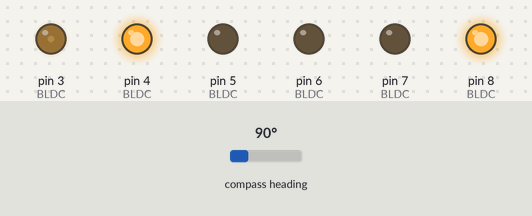
The sketch below on a simulated Arduino Uno, built with avr-gcc and run on an emulated ATmega328P. Shown: output pins drawn as LEDs (lit = HIGH). Wiring (inferred from the names in the program): AS5600 angle sensor at I2C address 0x36. Inputs (shaded band) come from the test bench; at power-on: compass heading 90°. What the sketch prints to the serial monitor is not drawn.

Above: at 1.2 s.
1.3 s: compass heading set to 7°
At 2.0 s:
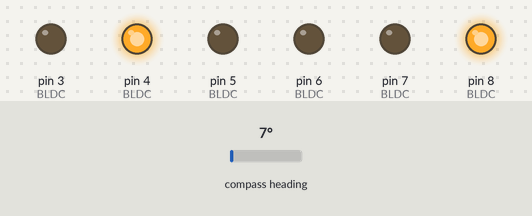
2.8 s: compass heading set to 180°
At 3.1 s:
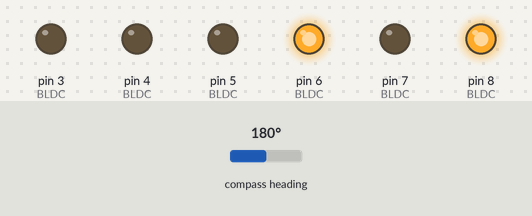
4.3 s: compass heading set to 352°
At 5.4 s:
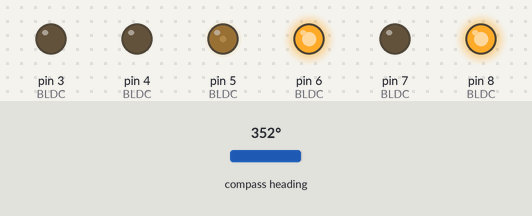
5.8 s: compass heading set to 327°
7.3 s: compass heading set to 319°
At 7.7 s:
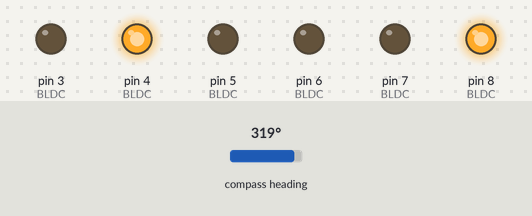
8.8 s: compass heading set to 96°
At 10.0 s:
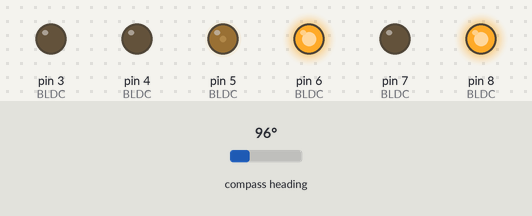
Timing chart, 0 to 11.3 s (numbered marks = the images above; inputs shaded):
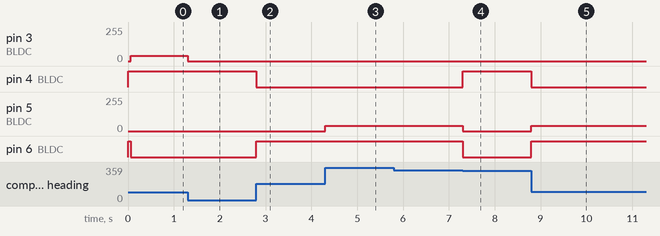

Measured:
- the behaviour switches between 324 and 323° on compass heading (found by bisection; images 3 and 4)
- after the input at 1.3 s, pin 3 (BLDC): 40/255 → 0/255 at once
- after the input at 2.8 s, pin 4 (BLDC): HIGH → LOW at once; pin 6 (BLDC): LOW → HIGH at once
- after the input at 4.3 s, pin 5 (BLDC): 0/255 → 40/255 at once
- after the input at 7.3 s, pin 4 (BLDC): LOW → HIGH at once; pin 5 (BLDC): 40/255 → 0/255 at once; pin 6 (BLDC): HIGH → LOW at once
- after the input at 8.8 s, pin 4 (BLDC): HIGH → LOW at once; pin 5 (BLDC): 0/255 → 40/255 at once; pin 6 (BLDC): LOW → HIGH at once

The sketch:

BLDC_test.ino
```cpp
//使うマイコン(Uno,Mega)によってレジスタ(initialize関数内)と
//ピン(motor_control.h内)の設定を変えること
//Unoで使う場合delay・delayMicrosecondsは使えない
//プログラムをいじるときはなるべく変更箇所を消さずにコメントアウトする。

//I2Cでエラーが出る場合はI2C_Clockの値を4000000まで下げてみる
#include <SPI.h>
#include <Arduino.h>
#include <stdint.h>
#include "motor_control.h"

#define I2C_Clock 8000000

uint8_t power = 40;
bool turn = 1; //true(1) 正転 / false(0) 逆転

/*
void stop_motor();
uint16_t adjust_angle(uint16_t _Angle);
uint8_t judge_step(uint16_t _Angle,bool _turn);
void get_speed();
void initialization();
uint16_t EncoderRead();
uint16_t calibration();
void motor_control(uint8_t _step,uint8_t _power);*/

void setup() {
  // put your setup code here, to run once:
  initialization();
  delay(500);
  //offset = calibration();
}

void loop() {
  /*uint16_t data = calibration();
  Serial.println(data);
  delay(1500);*/
  Serial.println(turn);
  uint16_t Angle = EncoderRead();
  Angle = adjust_angle(Angle);
  uint8_t step = judge_step(Angle,turn);
  motor_control(step,power);
}

/*void serialEvent() {
  uint8_t data = (uint8_t)Serial.read();
  if (data == 0xFF) {
    uint8_t data = Serial.read();
    if (data <= 100) {
      turn = 1;
      power = map(data,0,100,0,200);
    }
    else if (data >= 101 && data <= 201) {
      turn = 0;
      power = map(data - 101,0,100,0,200);
    }
  }
}*/

void initialization() {
  //pwm
  TCCR0B = (TCCR0B & 0b11111000) | 0x01;  // 31.37255 [kHz]
  TCCR1B = (TCCR1B & 0b11111000) | 0x01;  // 31.37255 [kHz] //Arduino Uno
  /*TCCR2B = (TCCR2B & 0b11111000) | 0x01;  // 31.37255 [kHz]
  TCCR3B = (TCCR3B & 0b11111000) | 0x01;  // 31.37255 [kHz]
  TCCR4B = (TCCR4B & 0b11111000) | 0x01;  // 31.37255 [kHz] //Arduino Mega*/

  //I2C
  Wire.begin();
  Wire.setClock(I2C_Clock);

  //タイマー割込み
  //絶対消さない!!!!!
  /*TCCR1A  = 0;
  TCCR1B  = 0;
  TCCR1B |= (1 << WGM12) | (1 << CS12) | (1 << CS10);  //CTCmode //prescaler to 256
  OCR1A   = 20000-1;
  TIMSK1 |= (1 << OCIE1A);*/

  //Serial
  Serial.begin(115200);

  //SPI
  SPCR |= bit(SPE);
  pinMode(MISO,OUTPUT);
  SPI.attachInterrupt();

  //BLDC pin
  for (uint8_t i = 0;i < 3;i++) {
    for (uint8_t j = 0;j < 2;j++) {
      pinMode(BLDC[i][j],OUTPUT);
    }
  }
  for (uint8_t i = 0;i < 3;i++) {
    analogWrite(BLDC[i][0],0);
    digitalWrite(BLDC[i][1],HIGH);
  }
  stop_motor();
  delay(3000);
}

ISR (SPI_STC_vect) {
  byte data = SPDR;
  if (data <= 100) {
    data *= 2;
    power = data;
    if (turn != 1) {
      motor_control(0,power);
      delay(2000);
      /*for (int i = 0;i < 6;i++) {
        motor_control(i,power);
        delayMicroseconds(2000);
      }*/
    }
    turn = 1;
  }
  else if (data >= 101 && data <= 201) {
    data = (uint8_t)data - 101;
    power = data * 2;
    if (turn != 0) {
      motor_control(0,power);
      delay(2000);
      /*for (int i = 5;i > -1;i--) {
        motor_control(i,power);
        delayMicroseconds(2000);
      }*/
    }
    turn = 0;
  }
}
```

motor_control.h
```cpp
#ifndef motor_Control_BLDC_H
#define motor_Control_BLDC_H

#include <Arduino.h>
#include <Wire.h>

#define AS5600_DEV_ADDRESS   0x36
#define AS5600_REG_RAW_ANGLE 0x0C

const uint16_t offset = 118;
//const int BLDC[3][2] = {{3,2},{5,4},{6,7}}; //Arduino Uno
const int BLDC[3][2] = {{3,4},{5,6},{7,8}}; //Arduino Mega

void motor_control(uint8_t _step, uint8_t _power) {
  switch (_step) {
    case 0:  // U→V
      analogWrite(BLDC[2][0], _power);

      digitalWrite(BLDC[0][1], LOW);
      digitalWrite(BLDC[1][1], HIGH);
      digitalWrite(BLDC[2][1], HIGH);
      break;

    case 2:  // W→U
      analogWrite(BLDC[0][0], 0);
      analogWrite(BLDC[1][0], 0);
      analogWrite(BLDC[2][0], _power);

      digitalWrite(BLDC[0][1], HIGH);
      digitalWrite(BLDC[1][1], LOW);
      digitalWrite(BLDC[2][1], HIGH);
      break;

    case 3:  // V→U
      analogWrite(BLDC[0][0], 0);
      analogWrite(BLDC[1][0], _power);
      analogWrite(BLDC[2][0], 0);

      digitalWrite(BLDC[0][1], HIGH);
      digitalWrite(BLDC[1][1], HIGH);
      digitalWrite(BLDC[2][1], LOW);
      break;

    case 4:  // V→W
      analogWrite(BLDC[0][0], 0);
      analogWrite(BLDC[1][0], _power);
      analogWrite(BLDC[2][0], 0);

      digitalWrite(BLDC[0][1], LOW);
      digitalWrite(BLDC[1][1], HIGH);
      digitalWrite(BLDC[2][1], HIGH);
      break;

    case 5:  // U→W
      analogWrite(BLDC[0][0], _power);
      analogWrite(BLDC[1][0], 0);
      analogWrite(BLDC[2][0], 0);

      digitalWrite(BLDC[0][1], HIGH);
      digitalWrite(BLDC[1][1], LOW);
      digitalWrite(BLDC[2][1], HIGH);
      break;
  }
}

uint16_t EncoderRead() {
  Wire.beginTransmission(AS5600_DEV_ADDRESS);
  Wire.write(AS5600_REG_RAW_ANGLE);
  Wire.endTransmission(false);
  Wire.requestFrom(AS5600_DEV_ADDRESS,2);
  uint16_t RawAngle = 0;
  RawAngle = ((uint16_t)Wire.read() << 8) & 0x0F00;
  RawAngle |= (uint16_t)Wire.read();
  if (RawAngle > 4096) {
    RawAngle = EncoderRead();
  }
  return RawAngle;
}

void stop_motor() {
  analogWrite(BLDC[0][0],0);
  analogWrite(BLDC[1][0],0);
  analogWrite(BLDC[2][0],0);

  digitalWrite(BLDC[0][1],HIGH);
  digitalWrite(BLDC[1][1],HIGH);
  digitalWrite(BLDC[2][1],HIGH);
}

uint16_t calibration(void) {
  int offsetRaw[] = {0, 0, 0, 0, 0, 0, 0, 0, 0, 0};
  for (int i = 6;i > -1;i--) {
    motor_control(i % 6,30);
    delay(500);
  }
  Serial.println("Yo");
  motor_control(5, 30);
  delay(300);
  motor_control(0, 30);
  delay(500);
  offsetRaw[0] = EncoderRead();
  motor_control(1, 30);
  delay(300);
  motor_control(0, 30);
  delay(500);
  offsetRaw[1] = EncoderRead();
  motor_control(5, 30);
  delay(300);
  motor_control(0, 30);
  delay(500);
  offsetRaw[2] = EncoderRead();
  motor_control(1, 30);
  delay(300);
  motor_control(0, 30);
  delay(500);
  offsetRaw[3] = EncoderRead();
  stop_motor();
  return (offsetRaw[0] + offsetRaw[1] + offsetRaw[2] + offsetRaw[3]) / 4;
}

uint16_t adjust_angle(uint16_t _Angle) {
  _Angle -= offset;
  _Angle += 4096 * 2;
  _Angle %= 4096;
  _Angle %= 585;
  return _Angle;
}

uint8_t judge_step(uint16_t _Angle,bool _turn) {
  uint8_t _step;
  if (_turn) {
    if (_Angle <= 48 || _Angle >= 535) {
      _step = 2;
    }
    else if (_Angle >= 439 && _Angle <= 536) {
      _step = 3;
    }
    else if (_Angle >= 342 && _Angle <= 438) {
      _step = 4;
    }
    else if (_Angle >= 244 && _Angle <= 341) {
      _step = 5;
    }
    else if (_Angle >= 147 && _Angle <= 243) {
      _step = 0;
    }
    else if (_Angle >= 49 && _Angle <= 146) {
      _step = 1;
    }
  }
  else {
    _Angle += 150;
    if (_Angle <= 48 || _Angle >= 535) {
      _step = 5;
    }
    else if (_Angle >= 439 && _Angle <= 536) {
      _step = 0;
    }
    else if (_Angle >= 342 && _Angle <= 438) {
      _step = 1;
    }
    else if (_Angle >= 244 && _Angle <= 341) {
      _step = 2;
    }
    else if (_Angle >= 147 && _Angle <= 243) {
      _step = 3;
    }
    else if (_Angle >= 49 && _Angle <= 146) {
      _step = 4;
    }
  }
  return _step;
}

#endif
```
